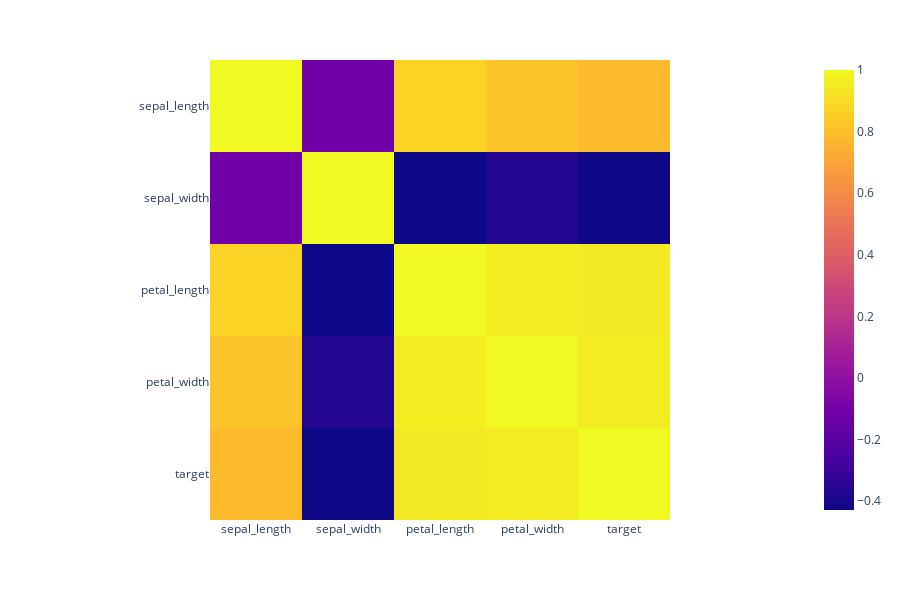

Notebook cell for this chart:
### Code cell
px.imshow(df.corr(), height=600)

### Figure 1 — Plotly figure (JSON) as saved in the notebook; plotly's stock layout.template omitted (floating-point values rounded to 4 significant figures)
{"data": [{"coloraxis": "coloraxis", "hovertemplate": "x: %{x}<br>y: %{y}<br>color: %{z}<extra></extra>", "name": "0", "type": "heatmap", "x": ["sepal_length", "sepal_width", "petal_length", "petal_width", "target"], "xaxis": "x", "y": ["sepal_length", "sepal_width", "petal_length", "petal_width", "target"], "yaxis": "y", "z": [[1, -0.1176, 0.8718, 0.8179, 0.7826], [-0.1176, 1, -0.4284, -0.3661, -0.4267], [0.8718, -0.4284, 1, 0.9629, 0.949], [0.8179, -0.3661, 0.9629, 1, 0.9565], [0.7826, -0.4267, 0.949, 0.9565, 1]]}], "layout": {"coloraxis": {"colorscale": [[0, "#0d0887"], [0.1111, "#46039f"], [0.2222, "#7201a8"], [0.3333, "#9c179e"], [0.4444, "#bd3786"], [0.5556, "#d8576b"], [0.6667, "#ed7953"], [0.7778, "#fb9f3a"], [0.8889, "#fdca26"], [1, "#f0f921"]]}, "height": 600, "margin": {"t": 60}, "xaxis": {"anchor": "y", "constrain": "domain", "domain": [0, 1], "scaleanchor": "y"}, "yaxis": {"anchor": "x", "autorange": "reversed", "constrain": "domain", "domain": [0, 1]}}}
